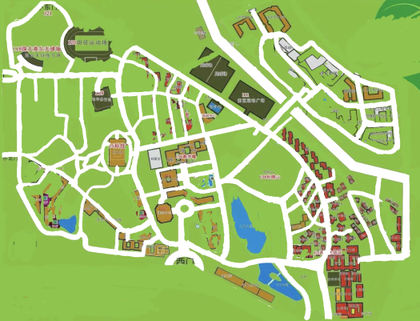
%> input picture data/szdx_yh2_1.png, 420 x 321 px, shrunk from 525 x 401 before the run
$ octave img2gray_field.m   (GNU Octave 9; MATLAB toolbox functions it lacks are replaced by stand-ins)
%> lines starting %> are read from the running program, lines starting %| are printed output that depends on the picture; in (x1, y1, x2, y2) boxes, pixels count from 0 and x2, y2 are one past the last pixel; in counts of white or black regions, pixels touching at a corner belong together; the program's own positions count from 1
% 将图片转化为二值图并生成地图
%% 导入图片
clc; clear; close all;
A = imread('szdx_yh2_1.png');
%> A is the input picture: size 321x420x3 uint8; mean R, G, B 160, 193, 111.5
figure(1);
subplot(2, 2, 1);
imshow(A); title('原图');
[rows, cols, colors] = size(A);
%> rows = 321; cols = 420; colors = 3
Res = zeros(rows , cols);
Res = uint8(Res);
for i = 1 : rows
    for j = 1 : cols
        Res(i, j) = A(i, j, 1)*0.30 + A(i, j, 2)*0.59 + A(i, j, 3)*0.11;
    end
end
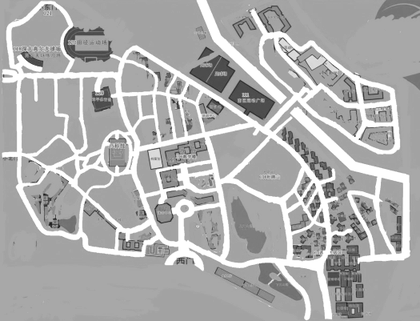
%> Res: size 321x420 uint8; min 23, max 255, mean 174.2
subplot(2, 2, 2), imshow(Res), title('灰度图');
Ag = rgb2gray(A);
subplot(2, 2, 3), imshow(Ag), title('Matlab rgb2gray');

i = 250;
black = find(Ag>=i);
%> black = 19106 values from 1034 to 131541
white = find(Ag<i);
%> white = 115714 values from 1 to 134820
Ag2 = Ag;
Ag2(black) = 255;
%> Ag2: size 321x420 uint8; min 23, max 255, mean 173.9; mean of the top-left, top-right, bottom-left and bottom-right quarters 176.1, 173.4, 174.7, 171.6
Ag2(white) = 0;
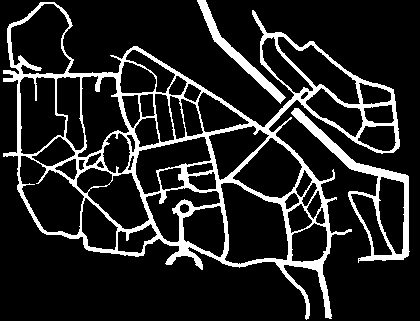
%> Ag2: size 321x420 uint8; 14.2% white; 3 white regions, box (x1, y1, x2, y2) and area: (3, 2, 400, 320) 15593, (291, 108, 410, 263) 2404, (197, 0, 286, 104) 1109
subplot(2, 2, 4), imshow(Ag2), title('Matlab black-white');
figure, imshow(Ag2), title('Matlab black-white');
imwrite(Ag2, 'szdx_yh2_bw.png');
% field = double(Ag2);
%% 边缘提取
% 测试各个算子的效果
figure,
Ag3 = ~edge(Ag2, "sobel");
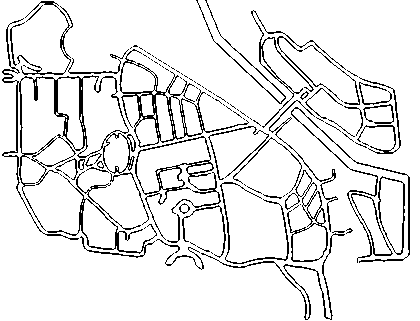
%> Ag3: size 321x420 logical; 90.6% white; black in thin lines or dots
subplot(2, 4 ,1), imshow(Ag3), title("sobel");
Ag3 = ~edge(Ag2, "prewitt");
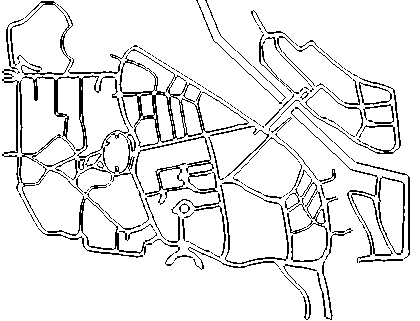
%> Ag3: size 321x420 logical; 91.3% white; black in thin lines or dots
subplot(2, 4 ,2), imshow(Ag3), title("prewitt");
Ag3 = ~edge(Ag2, "roberts");
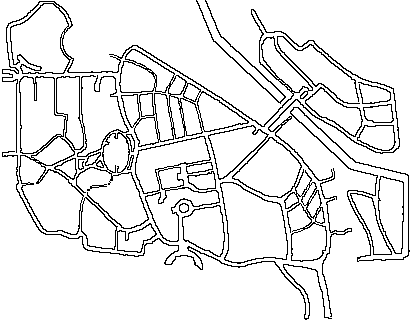
%> Ag3: size 321x420 logical; 91.2% white; black in thin lines or dots
subplot(2, 4 ,3), imshow(Ag3), title("roberts");
Ag3 = ~edge(Ag2, "log");
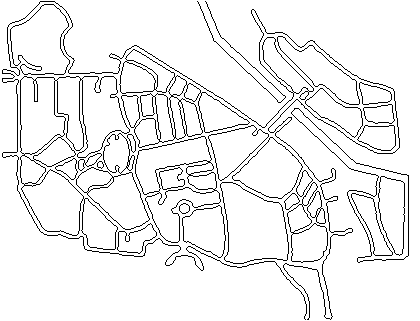
%> Ag3: size 321x420 logical; 93.5% white; black in thin lines or dots
subplot(2, 4 ,4), imshow(Ag3), title("log");
Ag3 = ~edge(Ag2, "canny");
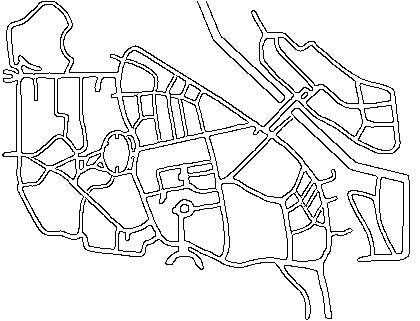
%> Ag3: size 321x420 logical; 92.1% white; black in thin lines or dots
subplot(2, 4 ,5), imshow(Ag3), title("canny");
%> (the run ends here)
